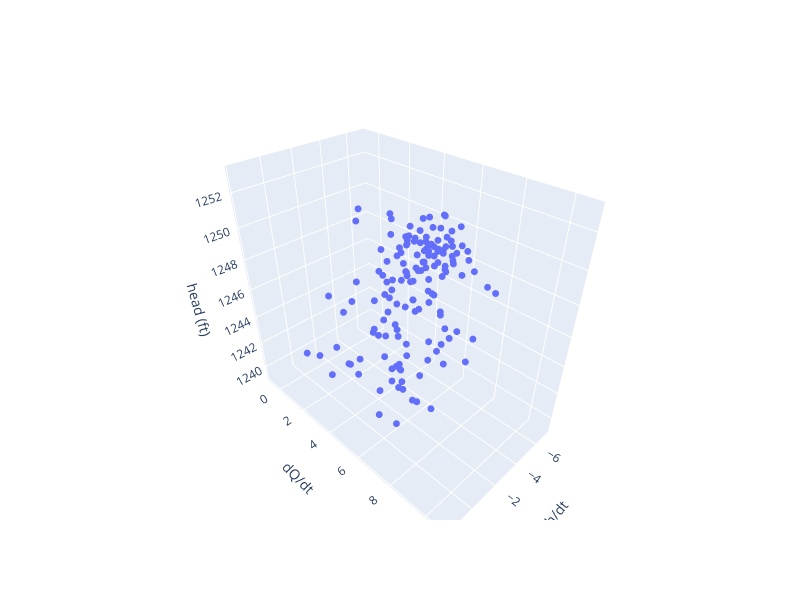

The notebook cell this image was saved under:
### Code cell
import plotly.graph_objects as go

fig = go.Figure(
    data=[
        go.Scatter3d(
            x=np.log(q_h['dh_dt']),
            y=np.log(q_h['dQ_dt']),
            z=q_h['head_ft'],
            mode='markers',
            marker=dict(size=4)
        )
    ]
)

fig.update_layout(
    scene=dict(
        xaxis_title="dh/dt",
        yaxis_title="dQ/dt",
        zaxis_title="head (ft)"
    ),
    width=800,
    height=600
)

fig.show()

### Figure 1 — Plotly figure (JSON) as saved in the notebook; plotly's stock layout.template omitted (floating-point values rounded to 4 significant figures; data arrays with more than 128 entries replaced by an {"elided": "..."} marker saying what was removed)
{"data": [{"marker": {"size": 4}, "mode": "markers", "type": "scatter3d", "x": {"elided": "1192 float values"}, "y": {"elided": "1192 float values"}, "z": {"elided": "1192 float values"}}], "layout": {"height": 600, "scene": {"xaxis": {"title": {"text": "dh/dt"}}, "yaxis": {"title": {"text": "dQ/dt"}}, "zaxis": {"title": {"text": "head (ft)"}}}, "width": 800}}
